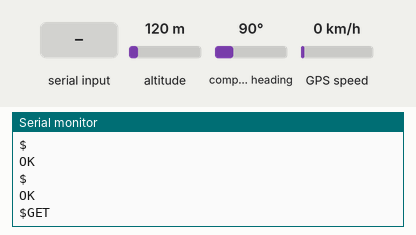
Simulated run of this sketch. Board: Arduino Uno, built with avr-gcc and run on an emulated ATmega328P. On the bench: the last lines printed to the serial monitor. Inputs (shaded band) come from the test bench; at power-on: altitude 120 m, compass heading 90°, GPS speed 0 km/h. The GPS gets a fix after 3 s at 37.7749, -122.4194 with 8 satellites; the modem accepts every AT command (registered, SIM ready, sends succeed) and sends nothing else.

Above: at 9.7 s.
9.8 s: "GET\n" received over the second serial link
At 12.3 s:
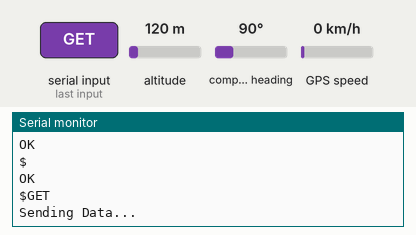
12.8 s: "GET\n" received over the second serial link
15.8 s: "1\n" received over the second serial link
At 16.4 s:
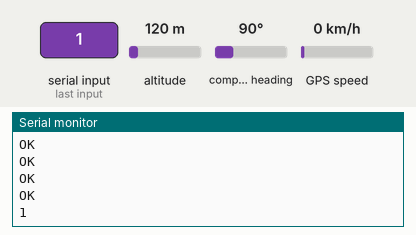

Measured:
- after the input at 9.8 s, the serial monitor: prints a new line after 2.0 s (image 1)
- after the input at 15.8 s, the serial monitor: prints a new line at once (image 2)

The sketch:

new_sms_gps.ino
```cpp
/* This code works with SIM800L Evb version, DHT11 and MLX90614
 * It sets the module on receiving SMS mode, wait if the user has sent a SMS containing keywords "DHT" or "MLX"
 * Check which one is received then proceed to get data from the chosen sensor and send it via SMS to the programmed phone number
 * And come back to receiving mode.
 * Refer to www.SurtrTech.com for more detaims
 */
#include <TinyGPS++.h>
#include <SoftwareSerial.h>        //Libraries required for Serial communication, i²c communication, DHT11 and MLX90614
#include <AltSoftSerial.h>

char Received_SMS;              //Here we store the full received SMS (with phone sending number and date/time) as char
short GET_OK=-1;      //Used later it shows if there's the word "DHT"/"MLX" within the received SMS "-1" means they are not found

String Data_SMS;              //Here's the SMS that we gonna send to the phone number, it may contain DHT data or MLX data
double Latitude, Longitude;
String latitude="", longitude="";
static const uint32_t GPSBaud = 9600;

TinyGPSPlus gps;

AltSoftSerial GPS;
SoftwareSerial sim800l(3, 2);                     // RX,TX for Arduino and for the module it's TXD RXD, they should be inverted

void setup()
{
  delay(3000);
  Serial.begin(115200);
  sim800l.begin(9600);   //Begin all the communications needed Arduino with PC serial and Arduino with all devices (SIM800L+DHT+MLX)
  GPS.begin(9600);
  delay(1000);
  Serial.println("Starting ...");
  delay(3000);         //Delay to let the module connect to network, can be removed
  ReceiveMode();       //Calling the function that puts the SIM800L moduleon receiving SMS mode

}


void loop() {

  String RSMS;             //We add this new variable String type, and we put it in loop so everytime gets initialized
                           //This is where we put the Received SMS, yes above there's Recevied_SMS variable, we use a trick below
                           //To concatenate the "char Recevied_SMS" to "String RSMS" which makes the "RSMS" contains the SMS received but as a String
                           //The recevied SMS cannot be stored directly as String

    while(sim800l.available()>0){       //When SIM800L sends something to the Arduino... problably the SMS received... if something else it's not a problem

        Received_SMS=sim800l.read();  //"char Received_SMS" is now containing the full SMS received
        Serial.print(Received_SMS);   //Show it on the serial monitor (optional)
        RSMS.concat(Received_SMS);    //concatenate "char received_SMS" to RSMS which is "empty"
        GET_OK=RSMS.indexOf("GET");   //And this is why we changed from char to String, it's to be able to use this function "indexOf"

    }

  if(GET_OK!=-1){
    getgps();
    Send_Data();                      //This function set the sending SMS mode, prepare the phone number to which we gonna send, and send "Data_SMS" String
    ReceiveMode();                   //Come back to Receving SMS mode and wait for other SMS

    GET_OK=-1;                      //If the GET is found the variable should be reset to -1 otherwise it will be kept as !=-1 and will send SMS over and over                     //Maybe not required... I did a lot of tests and maybe at the beginning the RSMS string kept concating and MLX word was kept there
                                    //And at this point I'm too lazy to reupload the code without it and test...
  }
}


void Serialcom() //This is used with ReceiveMode function, it's okay to use for tests with Serial monitor
{
  delay(500);
  while(Serial.available())
  {
    sim800l.write(Serial.read());//Forward what Serial received to Software Serial Port
  }
  while(sim800l.available())
  {
    Serial.write(sim800l.read());//Forward what Software Serial received to Serial Port
  }
}

String double_string_con(double input)
{
  String storag1 = "";
  int count=0, count2=0;
  String storag2="";
  char dot='.';
  String val_string="";


  storag2=(String)input;
  storag1= (String)(input*1000000);
  //Serial.println(b);
  //Serial.println(j);

  for(int i=0; i<6; i++)
    {

     if(storag2.charAt(i)==dot) break;
     count++;

    }

  for(int i=0; i<15; i++)
    {

     if(storag1.charAt(i)==dot) break;
     count2++;

    }
  //Serial.println(count2);

  for(int i=0; i<count2; i++)
    {
      if(i==count)
           {
            val_string = val_string + dot ;
           }
           val_string = val_string + storag1.charAt(i);

    }

   count=0;
   count2=0;
   return val_string;
}
void getgps(){
  boolean newData = false;
  for (unsigned long start = millis(); millis() - start < 2000;)
  {
    while (GPS.available())
    {
      if (gps.encode(GPS.read()))
      {
        newData = true;
      }
    }
  }
  if (newData)      //If newData is true
  {
        Data_SMS = "Latitude= ";
        Latitude = gps.location.lat(), 6;
        latitude = double_string_con(Latitude);
        Data_SMS = Data_SMS + latitude;
        Data_SMS = Data_SMS + "\n";

        Data_SMS += " Longitude= ";
        Longitude = gps.location.lng(), 6;
        longitude = double_string_con(Longitude);
        Data_SMS = Data_SMS + longitude;
        Data_SMS = Data_SMS + "\n";

        Data_SMS =  Data_SMS + "https://www.google.com/maps/search/?api=1&query=";
        Data_SMS =  Data_SMS + latitude;
        Data_SMS =  Data_SMS + ",";
        Data_SMS =  Data_SMS + longitude;
        newData = false;
  }
}

void ReceiveMode(){       //Set the SIM800L Receive mode

  sim800l.println("AT"); //If everything is Okay it will show "OK" on the serial monitor
  Serialcom();
  sim800l.println("AT+CMGF=1"); // Configuring TEXT mode
  Serialcom();
  sim800l.println("AT+CNMI=2,2,0,0,0"); //Configure the SIM800L on how to manage the Received SMS... Check the SIM800L AT commands manual
  Serialcom();
}

void Send_Data()
{
  Serial.println("Sending Data...");     //Displays on the serial monitor...Optional
  sim800l.print("AT+CMGF=1\r");          //Set the module to SMS mode
  delay(100);
  sim800l.print("AT+CMGS=\"+917017936738\"\r");  //Your phone number don't forget to include your country code example +212xxxxxxxxx"
  delay(500);
  sim800l.print(Data_SMS);  //This string is sent as SMS
  delay(500);
  sim800l.print((char)26);//Required to tell the module that it can send the SMS
  delay(500);
  sim800l.println();
  Serial.println("Data Sent.");
  delay(500);

}
```
